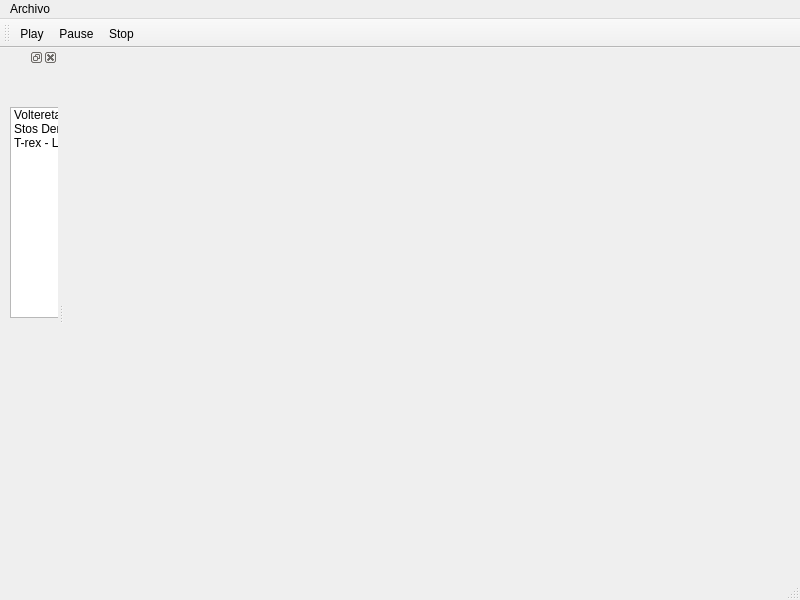
<?xml version="1.0" encoding="UTF-8"?>
<ui version="4.0">
 <class>MainWindow</class>
 <widget class="QMainWindow" name="MainWindow">
  <property name="geometry">
   <rect>
    <x>0</x>
    <y>0</y>
    <width>800</width>
    <height>600</height>
   </rect>
  </property>
  <property name="windowTitle">
   <string>MainWindow</string>
  </property>
  <widget class="QWidget" name="centralwidget"/>
  <widget class="QMenuBar" name="menubar">
   <property name="geometry">
    <rect>
     <x>0</x>
     <y>0</y>
     <width>800</width>
     <height>33</height>
    </rect>
   </property>
   <widget class="QMenu" name="menuactAbrir">
    <property name="title">
     <string>Archivo</string>
    </property>
    <addaction name="actionAbrir"/>
    <addaction name="actionSalir"/>
   </widget>
   <addaction name="menuactAbrir"/>
  </widget>
  <widget class="QStatusBar" name="statusbar"/>
  <widget class="QToolBar" name="toolBar">
   <property name="windowTitle">
    <string>toolBar</string>
   </property>
   <attribute name="toolBarArea">
    <enum>TopToolBarArea</enum>
   </attribute>
   <attribute name="toolBarBreak">
    <bool>false</bool>
   </attribute>
   <addaction name="actPlay"/>
   <addaction name="actPause"/>
   <addaction name="actStop"/>
  </widget>
  <widget class="QDockWidget" name="dockWidget">
   <attribute name="dockWidgetArea">
    <number>1</number>
   </attribute>
   <widget class="QWidget" name="dockWidgetContents">
    <widget class="QListWidget" name="listWidget">
     <property name="geometry">
      <rect>
       <x>10</x>
       <y>40</y>
       <width>381</width>
       <height>211</height>
      </rect>
     </property>
     <item>
      <property name="text">
       <string>Volteretas - Sticky M.A.</string>
      </property>
     </item>
     <item>
      <property name="text">
       <string>Stos Demonios - Rojuu</string>
      </property>
     </item>
     <item>
      <property name="text">
       <string>T-rex - Leiti Séne</string>
      </property>
     </item>
    </widget>
    <widget class="QWidget" name="verticalLayoutWidget">
     <property name="geometry">
      <rect>
       <x>100</x>
       <y>240</y>
       <width>160</width>
       <height>80</height>
      </rect>
     </property>
     <layout class="QVBoxLayout" name="verticalLayout">
      <item>
       <widget class="QLabel" name="lblTitulo">
        <property name="text">
         <string>Listo</string>
        </property>
        <property name="alignment">
         <set>Qt::AlignmentFlag::AlignCenter</set>
        </property>
       </widget>
      </item>
     </layout>
    </widget>
   </widget>
  </widget>
  <action name="actionAbrir">
   <property name="text">
    <string>Abrir</string>
   </property>
   <property name="shortcut">
    <string>Ctrl+O, Return</string>
   </property>
  </action>
  <action name="actionSalir">
   <property name="text">
    <string>Salir</string>
   </property>
   <property name="shortcut">
    <string>Ctrl+Q, Return</string>
   </property>
  </action>
  <action name="actPlay">
   <property name="icon">
    <iconset theme="QIcon::ThemeIcon::MediaPlaybackStart"/>
   </property>
   <property name="text">
    <string>Play</string>
   </property>
   <property name="menuRole">
    <enum>QAction::MenuRole::NoRole</enum>
   </property>
  </action>
  <action name="actStop">
   <property name="icon">
    <iconset theme="QIcon::ThemeIcon::MediaPlaybackStop"/>
   </property>
   <property name="text">
    <string>Stop</string>
   </property>
   <property name="menuRole">
    <enum>QAction::MenuRole::NoRole</enum>
   </property>
  </action>
  <action name="actPause">
   <property name="icon">
    <iconset theme="QIcon::ThemeIcon::MediaPlaybackPause"/>
   </property>
   <property name="text">
    <string>Pause</string>
   </property>
   <property name="menuRole">
    <enum>QAction::MenuRole::NoRole</enum>
   </property>
  </action>
 </widget>
 <resources/>
 <connections/>
</ui>
